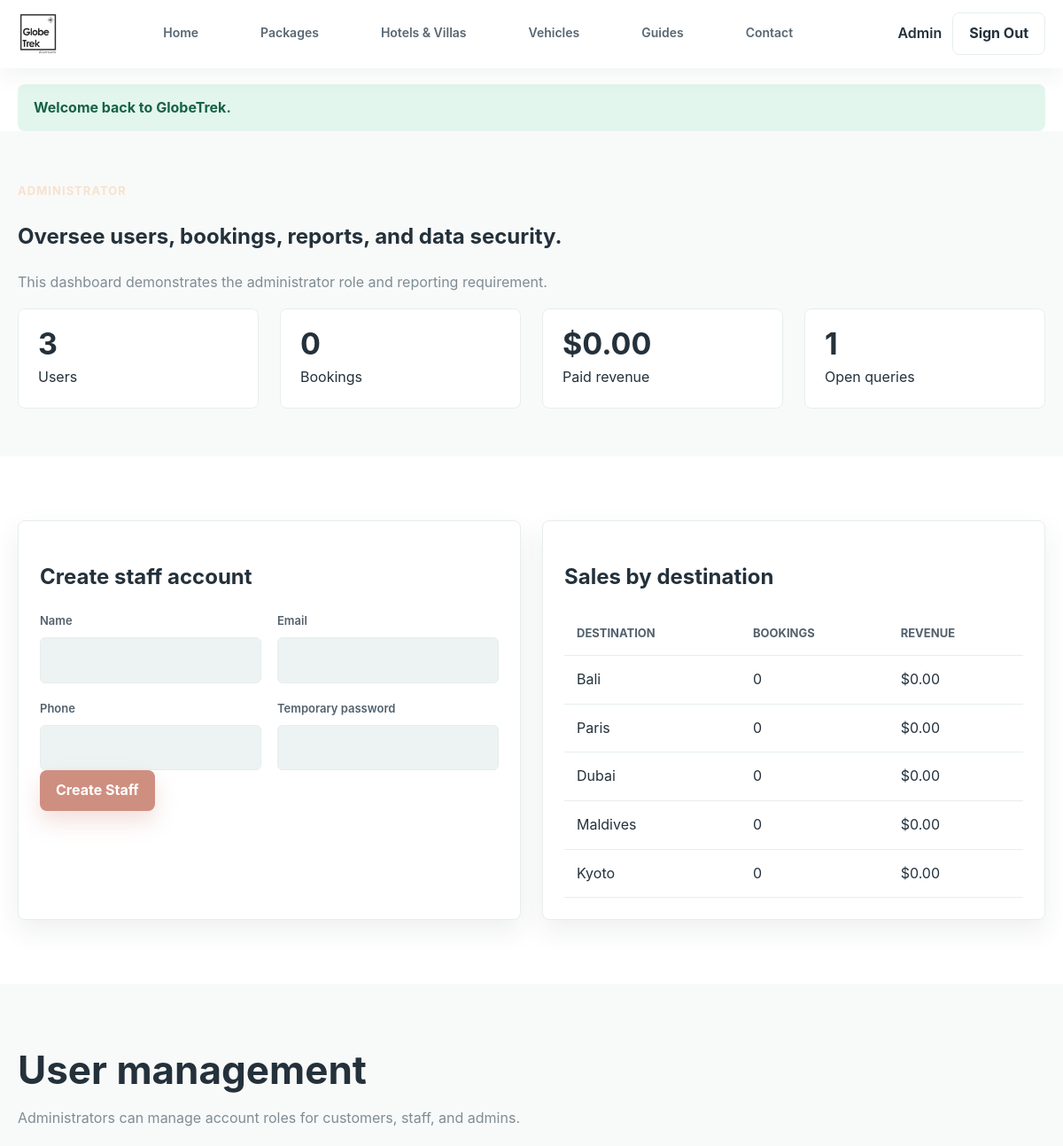
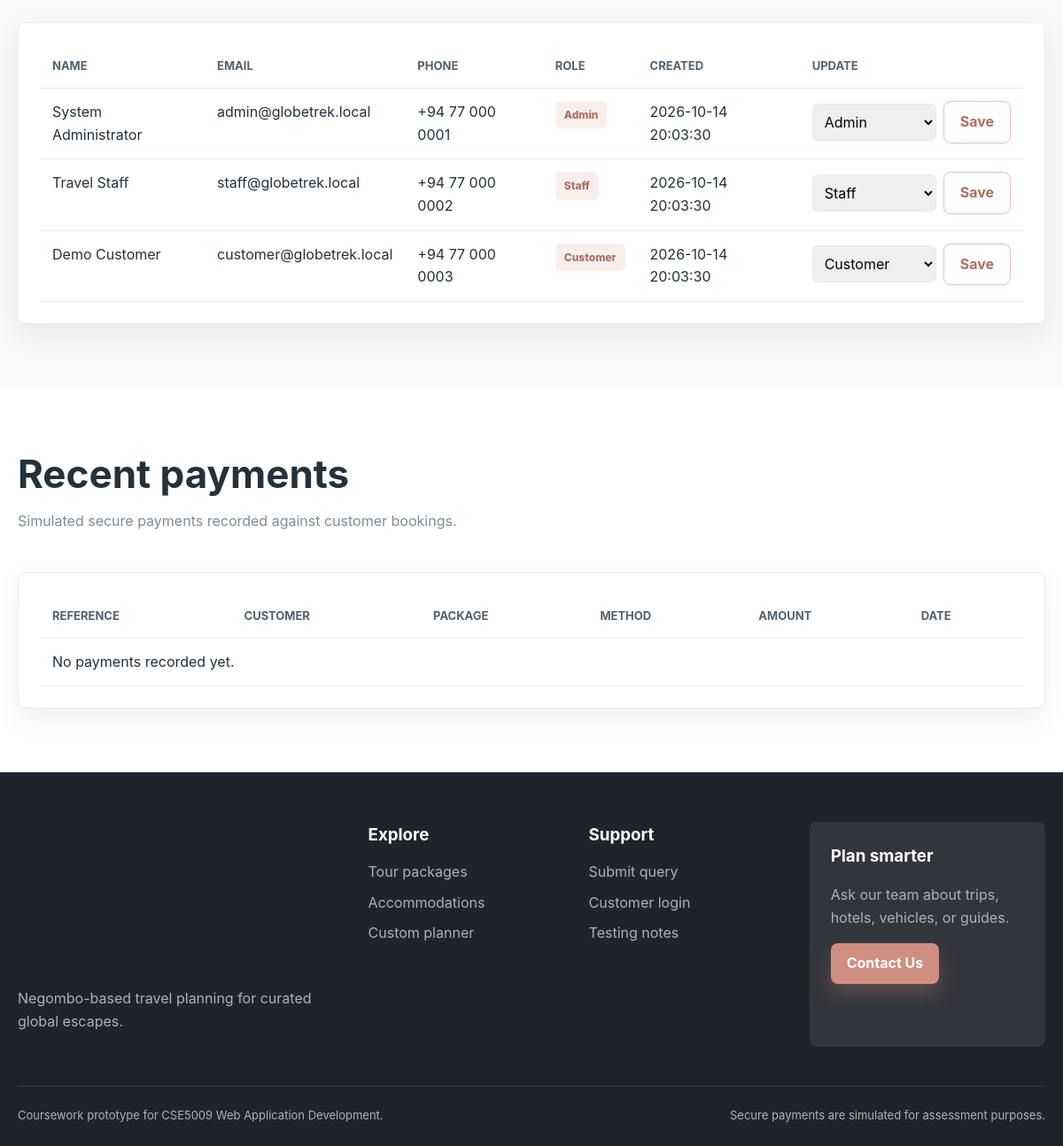
/admin/index.php (signed in), run on the app's committed database (2 pictures, top to bottom).
### tables this page shows
CREATE TABLE users (
    id INT AUTO_INCREMENT PRIMARY KEY,
    name VARCHAR(120) NOT NULL,
    email VARCHAR(160) NOT NULL UNIQUE,
    phone VARCHAR(40) DEFAULT NULL,
    password_hash VARCHAR(255) NOT NULL,
    role ENUM('customer', 'staff', 'admin') NOT NULL DEFAULT 'customer',
    created_at TIMESTAMP DEFAULT CURRENT_TIMESTAMP
);

### config/database.php (called while the page is built, shortened)
<?php
function db(): mysqli
{
    static $connection = null;
    if ($connection instanceof mysqli) {
        return $connection;
    }
    $connection = new mysqli(DB_HOST, DB_USER, DB_PASS, DB_NAME);
    $connection->set_charset('utf8mb4');
    return $connection;
}

### includes/functions.php (called while the page is built, shortened)
<?php
function e(?string $value): string
{
    return htmlspecialchars((string) $value, ENT_QUOTES, 'UTF-8');
}
function money(float|int|string $amount): string
{
    return '$' . number_format((float) $amount, 2);
}
function status_label(string $status): string
{
    $label = str_replace('_', ' ', $status);
    return ucwords($label);
}

### admin/index.php (the view, shortened to what this page needs)
<?php
$stats = [
    'users' => (int) db()->query('SELECT COUNT(*) AS total FROM users')->fetch_assoc()['total'],
    'bookings' => (int) db()->query('SELECT COUNT(*) AS total FROM bookings')->fetch_assoc()['total'],
    'revenue' => (float) db()->query("SELECT COALESCE(SUM(amount), 0) AS total FROM payments WHERE status = 'paid'")->fetch_assoc()['total'],
    'queries' => (int) db()->query("SELECT COUNT(*) AS total FROM queries WHERE status = 'open'")->fetch_assoc()['total'],
];
$users = db()->query('SELECT id, name, email, phone, role, created_at FROM users ORDER BY created_at DESC')->fetch_all(MYSQLI_ASSOC);
$sales = db()->query(
    "SELECT d.name AS destination_name, COUNT(b.id) AS bookings, COALESCE(SUM(pay.amount), 0) AS revenue
     FROM destinations d
     LEFT JOIN bookings b ON b.destination_id = d.id
     LEFT JOIN payments pay ON pay.booking_id = b.id
     GROUP BY d.id, d.name
     ORDER BY revenue DESC"
)->fetch_all(MYSQLI_ASSOC);
$recentPayments = db()->query(
    "SELECT pay.*, u.name AS customer_name, p.title AS package_title
     FROM payments pay
     JOIN bookings b ON b.id = pay.booking_id
     JOIN users u ON u.id = b.user_id
     JOIN packages p ON p.id = b.package_id
     ORDER BY pay.created_at DESC
     LIMIT 8"
)->fetch_all(MYSQLI_ASSOC);
require __DIR__ . '/../includes/header.php';
?>
<section class="dashboard-hero">
    <div class="container">
        <span class="eyebrow">Administrator</span>
        <h1>Oversee users, bookings, reports, and data security.</h1>
        <p class="muted">This dashboard demonstrates the administrator role and reporting requirement.</p>
        <div class="grid grid-4">
            <div class="stat"><strong><?= $stats['users'] ?></strong><span>Users</span></div>
            <div class="stat"><strong><?= $stats['bookings'] ?></strong><span>Bookings</span></div>
            <div class="stat"><strong><?= money($stats['revenue']) ?></strong><span>Paid revenue</span></div>
            <div class="stat"><strong><?= $stats['queries'] ?></strong><span>Open queries</span></div>
        </div>
    </div>
</section>
<section class="section">
    <div class="container grid grid-2">
        <form class="form-card" method="post">
            <h2>Create staff account</h2>
            <div class="form-grid">
                <div class="form-group">
                    <label for="name">Name</label>
                    <input id="name" name="name" required>
                </div>
                <div class="form-group">
                    <label for="email">Email</label>
                    <input id="email" type="email" name="email" required>
                </div>
                <div class="form-group">
                    <label for="phone">Phone</label>
                    <input id="phone" name="phone">
                </div>
                <div class="form-group">
                    <label for="password">Temporary password</label>
                    <input id="password" type="password" name="password" minlength="6" required>
                </div>
            </div>
            <button class="btn btn-primary" type="submit">Create Staff</button>
        </form>
        <div class="panel">
            <h2>Sales by destination</h2>
            <div class="table-wrap">
                <table>
                    <thead><tr><th>Destination</th><th>Bookings</th><th>Revenue</th></tr></thead>
                    <tbody>
                    <?php foreach ($sales as $row): ?>
                        <tr>
                            <td><?= e($row['destination_name']) ?></td>
                            <td><?= (int) $row['bookings'] ?></td>
                            <td><?= money($row['revenue']) ?></td>
                        </tr>
                    <?php endforeach; ?>
                    </tbody>
                </table>
            </div>
        </div>
    </div>
</section>
<section class="section section-soft">
    <div class="container">
        <div class="section-heading">
            <div>
                <h2>User management</h2>
                <p>Administrators can manage account roles for customers, staff, and admins.</p>
            </div>
        </div>
        <div class="table-wrap panel">
            <table>
                <thead><tr><th>Name</th><th>Email</th><th>Phone</th><th>Role</th><th>Created</th><th>Update</th></tr></thead>
                <tbody>
                <?php foreach ($users as $account): ?>
                    <tr>
                        <td><?= e($account['name']) ?></td>
                        <td><?= e($account['email']) ?></td>
                        <td><?= e($account['phone']) ?></td>
                        <td><span class="badge"><?= e(status_label($account['role'])) ?></span></td>
                        <td><?= e($account['created_at']) ?></td>
                        <td>
                            <form class="inline-form" method="post">
                                <select name="role">
                                    <option value="customer" <?= $account['role'] === 'customer' ? 'selected' : '' ?>>Customer</option>
                                    <option value="staff" <?= $account['role'] === 'staff' ? 'selected' : '' ?>>Staff</option>
                                    <option value="admin" <?= $account['role'] === 'admin' ? 'selected' : '' ?>>Admin</option>
                                </select>
                                <button class="btn btn-outline" type="submit">Save</button>
                            </form>
                        </td>
                    </tr>
                <?php endforeach; ?>
                </tbody>
            </table>
        </div>
    </div>
</section>
<section class="section">
    <div class="container">
        <div class="section-heading">
            <div>
                <h2>Recent payments</h2>
                <p>Simulated secure payments recorded against customer bookings.</p>
            </div>
        </div>
        <div class="table-wrap panel">
            <table>
                <thead><tr><th>Reference</th><th>Customer</th><th>Package</th><th>Method</th><th>Amount</th><th>Date</th></tr></thead>
                <tbody>
                <?php if (!$recentPayments): ?>
                    <tr><td colspan="6">No payments recorded yet.</td></tr>
                <?php endif; ?>
                </tbody>
            </table>
        </div>
    </div>
</section>
<?php require __DIR__ . '/../includes/footer.php'; ?>

### assets/css/style.css (style rules this page uses)
:root { --accent: #cf8f80; --accent-dark: #ad6d60; --ink: #24313b; --muted: #7f8c95; --paper: #ffffff; --mist: #f8faf9; --line: #e7eded; --dark: #20242a; --shadow: 0 18px 44px rgba(31, 47, 59, .12); --radius: 8px; --container: 1180px; }
* { box-sizing: border-box; }
html { scroll-behavior: smooth; }
body { margin: 0; font-family: Inter, Segoe UI, Helvetica Neue, Arial, sans-serif; color: var(--ink); background: var(--paper); line-height: 1.6; font-weight: 400; }
button, input, select, textarea { font: inherit; }
.container { width: min(var(--container), calc(100% - 40px)); margin: 0 auto; }
.btn { display: inline-flex; justify-content: center; align-items: center; min-height: 42px; padding: 10px 18px; border: 0; border-radius: var(--radius); font-weight: 700; cursor: pointer; position: relative; overflow: hidden; transition: transform .18s ease, box-shadow .18s ease, background .18s ease; }
.btn::after { content: ""; position: absolute; inset: 0; background: linear-gradient(120deg, transparent, rgba(255, 255, 255, .38), transparent); transform: translateX(-130%); transition: transform .5s ease; }
.btn-primary { color: #fff; background: var(--accent); box-shadow: 0 12px 24px rgba(207, 143, 128, .28); }
.btn-outline { color: var(--accent-dark); background: transparent; border: 1px solid rgba(207, 143, 128, .55); }
.eyebrow { display: inline-flex; align-items: center; gap: 8px; font-size: 13px; font-weight: 700; letter-spacing: .08em; text-transform: uppercase; color: rgb(248, 226, 205); }
.field label, .form-group label { color: #52616d; font-size: 13px; font-weight: 600; }
.field input, .field select, .form-group input, .form-group select, .form-group textarea { width: 100%; border: 1px solid var(--line); border-radius: 6px; background: #edf3f3; color: var(--ink); padding: 12px; }
.section { padding: 72px 0; }
.section-soft { background: var(--mist); }
.section-heading { display: flex; align-items: end; justify-content: space-between; gap: 24px; margin-bottom: 28px; }
.section-heading h2, .page-hero h1, .auth-card h1 { margin: 0; color: var(--ink); }
.section-heading h2 { font-size: clamp(30px, 4vw, 44px); line-height: 1.15; }
.section-heading p, .muted { color: var(--muted); }
.grid { display: grid; gap: 24px; }
.grid-2 { grid-template-columns: repeat(2, minmax(0, 1fr)); }
.grid-4 { grid-template-columns: repeat(4, minmax(0, 1fr)); }
.card::before, .panel::before, .stat::before { content: ""; position: absolute; inset: 0; pointer-events: none; background: linear-gradient(125deg, transparent 0%, rgba(255, 255, 255, .42) 48%, transparent 72%); transform: translateX(-120%); transition: transform .65s ease; }
.badge { display: inline-flex; align-items: center; padding: 6px 10px; border-radius: 6px; background: rgba(207, 143, 128, .14); color: var(--accent-dark); font-weight: 800; font-size: 12px; }
.form-card, .auth-card, .panel { position: relative; overflow: hidden; background: var(--paper); border: 1px solid var(--line); border-radius: 8px; padding: 24px; box-shadow: 0 12px 30px rgba(36, 51, 63, .08); animation: fadeUp .58s ease both; transition: transform .24s ease, box-shadow .24s ease, border-color .24s ease; }
.form-grid { display: grid; grid-template-columns: repeat(2, minmax(0, 1fr)); gap: 18px; }
.form-group { display: flex; flex-direction: column; gap: 8px; }
.table-wrap { overflow-x: auto; }
table { width: 100%; border-collapse: collapse; background: var(--paper); }
th, td { padding: 14px; border-bottom: 1px solid var(--line); text-align: left; vertical-align: top; }
th { color: #52616d; font-size: 13px; text-transform: uppercase; }
tbody tr { transition: background .2s ease; }
.dashboard-hero { padding: 54px 0; background: var(--mist); }
.stat { position: relative; overflow: hidden; padding: 22px; border-radius: 8px; background: var(--paper); border: 1px solid var(--line); animation: fadeUp .58s ease both; transition: transform .24s ease, box-shadow .24s ease, border-color .24s ease; }
.stat strong { display: block; font-size: 34px; line-height: 1; margin-bottom: 8px; }
.inline-form { display: flex; gap: 8px; align-items: center; }
.inline-form select, .inline-form input { min-width: 140px; border: 1px solid var(--line); border-radius: 6px; padding: 9px; }

### data on the page
users: name "System Administrator", email "admin@globetrek.local", phone "+94 77 000 0001", role "Admin", created_at "2026-10-14 20:03:30"
users: name "Travel Staff", email "staff@globetrek.local", phone "+94 77 000 0002", role "Staff", created_at "2026-10-14 20:03:30"
users: name "Demo Customer", email "customer@globetrek.local", phone "+94 77 000 0003", role "Customer", created_at "2026-10-14 20:03:30"

### other printed values
$message['message'] "Welcome back to GlobeTrek."
$stats['users'] "3"
$stats['bookings'] "0"
money($stats['revenue']) "$0.00"
$stats['queries'] "1"
$row['destination_name'] "Bali"
$row['bookings'] "0"
money($row['revenue']) "$0.00"
$row['destination_name'] "Paris"
$row['destination_name'] "Dubai"
$row['destination_name'] "Maldives"
$row['destination_name'] "Kyoto"
